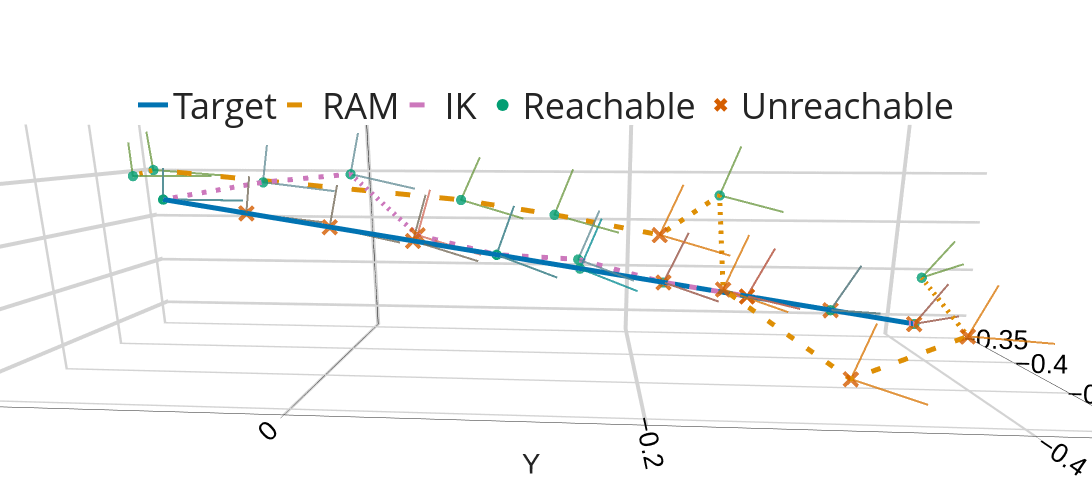

Notebook code cell kept with this figure:
### Code cell
import os
import pickle
from pathlib import Path

import matplotlib.pyplot as plt
import numpy as np
import plotly.graph_objects as go
import seaborn as sns
import torch

# ── helpers ──────────────────────────────────────────────────────────────────

def get_robust_l_frame(poses, axis_len=0.05):
    """Return L-frame line data and origins for a batch of 4×4 poses."""
    origins = poses[:, :3, 3]
    z_ends  = origins + poses[:, :3, 2] * axis_len
    x_ends  = origins + poses[:, :3, 0] * axis_len

    segments = torch.stack([z_ends, origins, x_ends], dim=1)
    nans     = torch.full((segments.shape[0], 1, 3), float("nan"), device=poses.device)
    line_data = torch.cat([segments, nans], dim=1).reshape(-1, 3).cpu().numpy()
    return line_data, origins.cpu().numpy()


def to_plotly_color(color):
    return f"rgb{tuple((255 * np.array(color)).astype(int).tolist())}"


# ── load data ─────────────────────────────────────────────────────────────────

morph             = pickle.load(open(save_dir / "ours"/ "morph.pkl",             "rb"))
target_trajectory = pickle.load(open(save_dir / "ours"/ "target_trajectory.pkl", "rb"))
trajectory        = pickle.load(open(save_dir/ "ours" / "trajectory.pkl",        "rb"))
last_reachability = pickle.load(open(save_dir/ "ours" / "last_reachability.pkl", "rb"))
base_trajectory   = pickle.load(open(Path(os.getcwd()) / "data" / "base" / "trajectory.pkl",        "rb"))
base_reachability = pickle.load(open(Path(os.getcwd()) / "data" / "base" / "last_reachability.pkl", "rb"))

true_reachability = inverse_kinematics(morph, target_trajectory)[1].cpu() != -1

# ── matplotlib style (for PDF export) ────────────────────────────────────────

sns.set_style("ticks")
plt.rcParams.update({
    "text.usetex": True,
    "font.family": "sans-serif",
    "font.sans-serif": ["Helvetica"],
    "pdf.fonttype": 42,
    "ps.fonttype": 42,
    "pgf.rcfonts": False,
    "text.latex.preamble": r"""
        \usepackage{amsmath}
        \usepackage{amssymb}
        \usepackage[T1]{fontenc}
        \usepackage{helvet}
        \renewcommand{\familydefault}{\sfdefault}
        \usepackage[italic]{mathastext}
    """,
    "font.size": 24,
    "axes.labelsize": 24,
    "legend.fontsize": 20,
    "axes.unicode_minus": False,
})

# ── style config ──────────────────────────────────────────────────────────────

colors  = sns.color_palette("colorblind")
palette = [
    to_plotly_color(colors[0]),  # Target  – solid blue
    to_plotly_color(colors[1]),  # NRM     – dashed orange
    to_plotly_color(colors[4]),  # IK      – dotted pink
]

color_reach   = to_plotly_color(colors[2])  # green
color_unreach = to_plotly_color(colors[3])  # red

# (name, color, dash, line_width)
trajectory_styles = [
    ("Target", palette[0], "solid", 10),
    ("RAM",    palette[1], "dash",  10),
    ("IK",     palette[2], "dash",   10),
]

trajectories = [target_trajectory.cpu(), trajectory.cpu(), base_trajectory.cpu()]
reachability = [true_reachability,       last_reachability, base_reachability]

# ── build figure ──────────────────────────────────────────────────────────────

fig = go.Figure()

# --- legend sentinel traces (define order and appearance) ---
for name, color, dash, lw in trajectory_styles:
    fig.add_trace(go.Scatter3d(
        x=[None], y=[None], z=[None],
        mode="lines",
        line=dict(color=color, width=lw, dash=dash),
        name=name,
    ))

# Reachable / unreachable sentinels with distinct marker symbols
fig.add_trace(go.Scatter3d(
    x=[None], y=[None], z=[None],
    mode="markers",
    marker=dict(color=color_reach,   size=50, symbol="circle"),
    name="Reachable",
))
fig.add_trace(go.Scatter3d(
    x=[None], y=[None], z=[None],
    mode="markers",
    marker=dict(color=color_unreach, size=50, symbol="x"),
    name="Unreachable",
))

# --- actual data traces ---
for (name, color, dash, lw), traj, reach in zip(trajectory_styles, trajectories, reachability):
    path_lines, origins = get_robust_l_frame(traj)

    # Main path
    fig.add_trace(go.Scatter3d(
        x=origins[:, 0], y=origins[:, 1], z=origins[:, 2],
        mode="lines",
        line=dict(color=color, width=lw, dash=dash),
        showlegend=False,
    ))

    # L-frame orientation indicators
    fig.add_trace(go.Scatter3d(
        x=path_lines[:, 0], y=path_lines[:, 1], z=path_lines[:, 2],
        mode="lines",
        line=dict(color=color, width=4),
        opacity=0.6,
        showlegend=False,
    ))

    # Reachable poses
    if torch.any(reach):
        r_lines, r_pts = get_robust_l_frame(traj[reach.cpu()])
        fig.add_trace(go.Scatter3d(
            x=r_pts[:, 0], y=r_pts[:, 1], z=r_pts[:, 2],
            mode="markers",
            marker=dict(color=color_reach, size=6, symbol="circle", opacity=0.8),
            showlegend=False,
        ))
        fig.add_trace(go.Scatter3d(
            x=r_lines[:, 0], y=r_lines[:, 1], z=r_lines[:, 2],
            mode="lines",
            line=dict(color=color_reach, width=4),
            opacity=0.4,
            showlegend=False,
        ))

    # Unreachable poses
    if torch.any(~reach):
        u_lines, u_pts = get_robust_l_frame(traj[~reach.cpu()])
        fig.add_trace(go.Scatter3d(
            x=u_pts[:, 0], y=u_pts[:, 1], z=u_pts[:, 2],
            mode="markers",
            marker=dict(color=color_unreach, size=6, symbol="x", opacity=0.8),
            showlegend=False,
        ))
        fig.add_trace(go.Scatter3d(
            x=u_lines[:, 0], y=u_lines[:, 1], z=u_lines[:, 2],
            mode="lines",
            line=dict(color=color_unreach, width=4),
            opacity=0.4,
            showlegend=False,
        ))

# ── layout ────────────────────────────────────────────────────────────────────

axis_common = dict(
    showgrid=True,
    gridcolor="lightgrey",
    gridwidth=8,
    zeroline=True,
    zerolinecolor="black",
    nticks=5,
    backgroundcolor="rgba(0,0,0,0)",
    tickfont=dict(size=18, family="Arial", color="black"),
)

fig.update_layout(
    template="simple_white",
    width=2000,
    height=500,
    scene=dict(
        xaxis=dict(title="<br><br>X", **axis_common),
        yaxis=dict(title="Y",         **axis_common),
        zaxis=dict(title="Z",         **axis_common),
        xaxis_showspikes=False,
        yaxis_showspikes=False,
        zaxis_showspikes=False,
        xaxis_title_font=dict(size=28, family="Arial"),
        yaxis_title_font=dict(size=28, family="Arial"),
        zaxis_title_font=dict(size=28, family="Arial"),
        aspectmode="manual",
        aspectratio=dict(x=1, y=4, z=1),
        camera=dict(
            center=dict(x=0, y=0, z=0),
            eye=dict(x=-2.402934340972093, y=-0.14253797828641002, z=0.4892977953085054),
            projection=dict(type="perspective"),
            up=dict(x=0, y=0, z=1),
        ),
    ),
    legend=dict(
        orientation="h",
        yanchor="top",
        y=0.85,
        xanchor="center",
        x=0.5,
        font=dict(size=36),
        itemsizing="constant",
        bgcolor="rgba(0,0,0,0)",
    ),
    margin=dict(l=0, r=0, b=0, t=0),
)

# ── export & show ─────────────────────────────────────────────────────────────

fig.write_image("trajectory_optimisation_qualitative.pdf", width=2000, height=600)

config = {
    "toImageButtonOptions": {
        "format":   "png",
        "filename": "trajectory_optimisation_qualitative",
        "height":   500,
        "width":    2000,
        "scale":    4,
    }
}
fig.show(config=config)

### Figure 1 — Plotly figure (JSON) as saved in the notebook; plotly's stock layout.template omitted (floating-point values rounded to 4 significant figures)
{"data": [{"line": {"color": "rgb(1, 115, 178)", "dash": "solid", "width": 10}, "mode": "lines", "name": "Target", "x": [null], "y": [null], "z": [null], "type": "scatter3d"}, {"line": {"color": "rgb(222, 143, 5)", "dash": "dash", "width": 10}, "mode": "lines", "name": "RAM", "x": [null], "y": [null], "z": [null], "type": "scatter3d"}, {"line": {"color": "rgb(204, 120, 188)", "dash": "dash", "width": 10}, "mode": "lines", "name": "IK", "x": [null], "y": [null], "z": [null], "type": "scatter3d"}, {"marker": {"color": "rgb(2, 158, 115)", "size": 50, "symbol": "circle"}, "mode": "markers", "name": "Reachable", "x": [null], "y": [null], "z": [null], "type": "scatter3d"}, {"marker": {"color": "rgb(213, 94, 0)", "size": 50, "symbol": "x"}, "mode": "markers", "name": "Unreachable", "x": [null], "y": [null], "z": [null], "type": "scatter3d"}, {"line": {"color": "rgb(1, 115, 178)", "dash": "solid", "width": 10}, "mode": "lines", "showlegend": false, "x": [-0.394, -0.3955, -0.397, -0.3985, -0.3999, -0.4014, -0.4029, -0.4044, -0.4058, -0.4073], "y": [-0.3929, -0.3355, -0.2781, -0.2207, -0.1633, -0.1059, -0.04854, 0.008853, 0.06625, 0.1236], "z": [-0.2886, -0.2757, -0.2628, -0.2499, -0.237, -0.2241, -0.2112, -0.1983, -0.1854, -0.1725], "type": "scatter3d"}, {"line": {"color": "rgb(1, 115, 178)", "width": 4}, "mode": "lines", "opacity": 0.6, "showlegend": false, "x": [-0.4368, -0.394, -0.3724, NaN, -0.4415, -0.3955, -0.3758, NaN, -0.4422, -0.397, -0.3815, NaN, -0.4391, -0.3985, -0.389, NaN, -0.4325, -0.3999, -0.3978, NaN, -0.4232, -0.4014, -0.4072, NaN, -0.4121, -0.4029, -0.4166, NaN, -0.4004, -0.4044, -0.4251, NaN, -0.3894, -0.4058, -0.4322, NaN, -0.3801, -0.4073, -0.4373, NaN], "y": [-0.396, -0.3929, -0.4245, NaN, -0.3469, -0.3355, -0.3617, NaN, -0.2985, -0.2781, -0.2994, NaN, -0.2498, -0.2207, -0.2379, NaN, -0.2001, -0.1633, -0.1777, NaN, -0.1486, -0.1059, -0.1191, NaN, -0.0949, -0.04854, -0.06204, NaN, -0.03859, 0.008853, -0.006644, NaN, 0.02043, 0.06625, 0.04733, NaN, 0.082, 0.1236, 0.1002, NaN], "z": [-0.2628, -0.2886, -0.2565, NaN, -0.2597, -0.2757, -0.238, NaN, -0.2565, -0.2628, -0.2203, NaN, -0.2524, -0.2499, -0.2039, NaN, -0.2466, -0.237, -0.1892, NaN, -0.2384, -0.2241, -0.1762, NaN, -0.2275, -0.2112, -0.165, NaN, -0.2136, -0.1983, -0.1555, NaN, -0.1968, -0.1854, -0.1473, NaN, -0.1775, -0.1725, -0.14, NaN], "type": "scatter3d"}, {"marker": {"color": "rgb(2, 158, 115)", "opacity": 0.8, "size": 6, "symbol": "circle"}, "mode": "markers", "showlegend": false, "x": [-0.394, -0.3985, -0.3999, -0.4014, -0.4073], "y": [-0.3929, -0.2207, -0.1633, -0.1059, 0.1236], "z": [-0.2886, -0.2499, -0.237, -0.2241, -0.1725], "type": "scatter3d"}, {"line": {"color": "rgb(2, 158, 115)", "width": 4}, "mode": "lines", "opacity": 0.4, "showlegend": false, "x": [-0.4368, -0.394, -0.3724, NaN, -0.4391, -0.3985, -0.389, NaN, -0.4325, -0.3999, -0.3978, NaN, -0.4232, -0.4014, -0.4072, NaN, -0.3801, -0.4073, -0.4373, NaN], "y": [-0.396, -0.3929, -0.4245, NaN, -0.2498, -0.2207, -0.2379, NaN, -0.2001, -0.1633, -0.1777, NaN, -0.1486, -0.1059, -0.1191, NaN, 0.082, 0.1236, 0.1002, NaN], "z": [-0.2628, -0.2886, -0.2565, NaN, -0.2524, -0.2499, -0.2039, NaN, -0.2466, -0.237, -0.1892, NaN, -0.2384, -0.2241, -0.1762, NaN, -0.1775, -0.1725, -0.14, NaN], "type": "scatter3d"}, {"marker": {"color": "rgb(213, 94, 0)", "opacity": 0.8, "size": 6, "symbol": "x"}, "mode": "markers", "showlegend": false, "x": [-0.3955, -0.397, -0.4029, -0.4044, -0.4058], "y": [-0.3355, -0.2781, -0.04854, 0.008853, 0.06625], "z": [-0.2757, -0.2628, -0.2112, -0.1983, -0.1854], "type": "scatter3d"}, {"line": {"color": "rgb(213, 94, 0)", "width": 4}, "mode": "lines", "opacity": 0.4, "showlegend": false, "x": [-0.4415, -0.3955, -0.3758, NaN, -0.4422, -0.397, -0.3815, NaN, -0.4121, -0.4029, -0.4166, NaN, -0.4004, -0.4044, -0.4251, NaN, -0.3894, -0.4058, -0.4322, NaN], "y": [-0.3469, -0.3355, -0.3617, NaN, -0.2985, -0.2781, -0.2994, NaN, -0.0949, -0.04854, -0.06204, NaN, -0.03859, 0.008853, -0.006644, NaN, 0.02043, 0.06625, 0.04733, NaN], "z": [-0.2597, -0.2757, -0.238, NaN, -0.2565, -0.2628, -0.2203, NaN, -0.2275, -0.2112, -0.165, NaN, -0.2136, -0.1983, -0.1555, NaN, -0.1968, -0.1854, -0.1473, NaN], "type": "scatter3d"}, {"line": {"color": "rgb(222, 143, 5)", "dash": "dash", "width": 10}, "mode": "lines", "showlegend": false, "x": [-0.3688, -0.4575, -0.4472, -0.4306, -0.3628, -0.3936, -0.3673, -0.3624, -0.3694, -0.3885], "y": [-0.4076, -0.39, -0.3309, -0.254, -0.2631, -0.2176, -0.1443, -0.07477, 0.1546, 0.1569], "z": [-0.2514, -0.271, -0.3162, -0.2444, -0.1716, -0.2051, -0.1917, -0.178, -0.1481, -0.1524], "type": "scatter3d"}, {"line": {"color": "rgb(222, 143, 5)", "width": 4}, "mode": "lines", "opacity": 0.6, "showlegend": false, "x": [-0.4111, -0.3688, -0.3472, NaN, -0.5023, -0.4575, -0.4354, NaN, -0.4914, -0.4472, -0.4317, NaN, -0.4724, -0.4306, -0.4234, NaN, -0.3969, -0.3628, -0.3638, NaN, -0.4138, -0.3936, -0.3955, NaN, -0.3768, -0.3673, -0.3786, NaN, -0.364, -0.3624, -0.3775, NaN, -0.3509, -0.3694, -0.3956, NaN, -0.3607, -0.3885, -0.4181, NaN], "y": [-0.4099, -0.4076, -0.4397, NaN, -0.4052, -0.39, -0.4174, NaN, -0.3534, -0.3309, -0.3502, NaN, -0.2813, -0.254, -0.2698, NaN, -0.2982, -0.2631, -0.276, NaN, -0.2612, -0.2176, -0.2318, NaN, -0.1908, -0.1443, -0.1577, NaN, -0.1212, -0.07477, -0.09204, NaN, 0.1088, 0.1546, 0.1376, NaN, 0.1155, 0.1569, 0.1351, NaN], "z": [-0.2248, -0.2514, -0.2197, NaN, -0.2549, -0.271, -0.2356, NaN, -0.3103, -0.3162, -0.2727, NaN, -0.2472, -0.2444, -0.1975, NaN, -0.1817, -0.1716, -0.1233, NaN, -0.2189, -0.2051, -0.1572, NaN, -0.2073, -0.1917, -0.1449, NaN, -0.1966, -0.178, -0.1336, NaN, -0.1557, -0.1481, -0.1091, NaN, -0.1549, -0.1524, -0.1185, NaN], "type": "scatter3d"}, {"marker": {"color": "rgb(2, 158, 115)", "opacity": 0.8, "size": 6, "symbol": "circle"}, "mode": "markers", "showlegend": false, "x": [-0.3688, -0.3628, -0.3673, -0.3624, -0.3694, -0.3885], "y": [-0.4076, -0.2631, -0.1443, -0.07477, 0.1546, 0.1569], "z": [-0.2514, -0.1716, -0.1917, -0.178, -0.1481, -0.1524], "type": "scatter3d"}, {"line": {"color": "rgb(2, 158, 115)", "width": 4}, "mode": "lines", "opacity": 0.4, "showlegend": false, "x": [-0.4111, -0.3688, -0.3472, NaN, -0.3969, -0.3628, -0.3638, NaN, -0.3768, -0.3673, -0.3786, NaN, -0.364, -0.3624, -0.3775, NaN, -0.3509, -0.3694, -0.3956, NaN, -0.3607, -0.3885, -0.4181, NaN], "y": [-0.4099, -0.4076, -0.4397, NaN, -0.2982, -0.2631, -0.276, NaN, -0.1908, -0.1443, -0.1577, NaN, -0.1212, -0.07477, -0.09204, NaN, 0.1088, 0.1546, 0.1376, NaN, 0.1155, 0.1569, 0.1351, NaN], "z": [-0.2248, -0.2514, -0.2197, NaN, -0.1817, -0.1716, -0.1233, NaN, -0.2073, -0.1917, -0.1449, NaN, -0.1966, -0.178, -0.1336, NaN, -0.1557, -0.1481, -0.1091, NaN, -0.1549, -0.1524, -0.1185, NaN], "type": "scatter3d"}, {"marker": {"color": "rgb(213, 94, 0)", "opacity": 0.8, "size": 6, "symbol": "x"}, "mode": "markers", "showlegend": false, "x": [-0.4575, -0.4472, -0.4306, -0.3936], "y": [-0.39, -0.3309, -0.254, -0.2176], "z": [-0.271, -0.3162, -0.2444, -0.2051], "type": "scatter3d"}, {"line": {"color": "rgb(213, 94, 0)", "width": 4}, "mode": "lines", "opacity": 0.4, "showlegend": false, "x": [-0.5023, -0.4575, -0.4354, NaN, -0.4914, -0.4472, -0.4317, NaN, -0.4724, -0.4306, -0.4234, NaN, -0.4138, -0.3936, -0.3955, NaN], "y": [-0.4052, -0.39, -0.4174, NaN, -0.3534, -0.3309, -0.3502, NaN, -0.2813, -0.254, -0.2698, NaN, -0.2612, -0.2176, -0.2318, NaN], "z": [-0.2549, -0.271, -0.2356, NaN, -0.3103, -0.3162, -0.2727, NaN, -0.2472, -0.2444, -0.1975, NaN, -0.2189, -0.2051, -0.1572, NaN], "type": "scatter3d"}, {"line": {"color": "rgb(204, 120, 188)", "dash": "dash", "width": 10}, "mode": "lines", "showlegend": false, "x": [-0.394, -0.3955, -0.397, -0.3985, -0.3893, -0.4014, -0.3924, -0.3581, -0.3793, -0.407], "y": [-0.3929, -0.3355, -0.2781, -0.2207, -0.162, -0.1059, -0.04897, 0.009078, 0.06618, 0.1237], "z": [-0.2886, -0.2758, -0.2628, -0.2499, -0.2312, -0.2241, -0.2081, -0.1527, -0.159, -0.1726], "type": "scatter3d"}, {"line": {"color": "rgb(204, 120, 188)", "width": 4}, "mode": "lines", "opacity": 0.6, "showlegend": false, "x": [-0.4368, -0.394, -0.3724, NaN, -0.4414, -0.3955, -0.3758, NaN, -0.4422, -0.397, -0.3815, NaN, -0.4391, -0.3985, -0.389, NaN, -0.422, -0.3893, -0.3871, NaN, -0.4232, -0.4014, -0.4072, NaN, -0.4017, -0.3924, -0.406, NaN, -0.3543, -0.3581, -0.3801, NaN, -0.3623, -0.3793, -0.406, NaN, -0.3798, -0.407, -0.437, NaN], "y": [-0.396, -0.3929, -0.4245, NaN, -0.347, -0.3355, -0.3617, NaN, -0.2985, -0.2781, -0.2994, NaN, -0.2498, -0.2207, -0.2379, NaN, -0.1985, -0.162, -0.1764, NaN, -0.1486, -0.1059, -0.1191, NaN, -0.09531, -0.04897, -0.0625, NaN, -0.03836, 0.009078, -0.006335, NaN, 0.02045, 0.06618, 0.0472, NaN, 0.08206, 0.1237, 0.1002, NaN], "z": [-0.2628, -0.2886, -0.2565, NaN, -0.2597, -0.2758, -0.238, NaN, -0.2565, -0.2628, -0.2203, NaN, -0.2524, -0.2499, -0.2039, NaN, -0.2407, -0.2312, -0.1834, NaN, -0.2384, -0.2241, -0.1762, NaN, -0.2244, -0.2081, -0.1619, NaN, -0.168, -0.1527, -0.1105, NaN, -0.1699, -0.159, -0.1212, NaN, -0.1775, -0.1726, -0.1401, NaN], "type": "scatter3d"}, {"marker": {"color": "rgb(2, 158, 115)", "opacity": 0.8, "size": 6, "symbol": "circle"}, "mode": "markers", "showlegend": false, "x": [-0.3955, -0.3893, -0.4014, -0.3581, -0.3793, -0.407], "y": [-0.3355, -0.162, -0.1059, 0.009078, 0.06618, 0.1237], "z": [-0.2758, -0.2312, -0.2241, -0.1527, -0.159, -0.1726], "type": "scatter3d"}, {"line": {"color": "rgb(2, 158, 115)", "width": 4}, "mode": "lines", "opacity": 0.4, "showlegend": false, "x": [-0.4414, -0.3955, -0.3758, NaN, -0.422, -0.3893, -0.3871, NaN, -0.4232, -0.4014, -0.4072, NaN, -0.3543, -0.3581, -0.3801, NaN, -0.3623, -0.3793, -0.406, NaN, -0.3798, -0.407, -0.437, NaN], "y": [-0.347, -0.3355, -0.3617, NaN, -0.1985, -0.162, -0.1764, NaN, -0.1486, -0.1059, -0.1191, NaN, -0.03836, 0.009078, -0.006335, NaN, 0.02045, 0.06618, 0.0472, NaN, 0.08206, 0.1237, 0.1002, NaN], "z": [-0.2597, -0.2758, -0.238, NaN, -0.2407, -0.2312, -0.1834, NaN, -0.2384, -0.2241, -0.1762, NaN, -0.168, -0.1527, -0.1105, NaN, -0.1699, -0.159, -0.1212, NaN, -0.1775, -0.1726, -0.1401, NaN], "type": "scatter3d"}, {"marker": {"color": "rgb(213, 94, 0)", "opacity": 0.8, "size": 6, "symbol": "x"}, "mode": "markers", "showlegend": false, "x": [-0.394, -0.397, -0.3985, -0.3924], "y": [-0.3929, -0.2781, -0.2207, -0.04897], "z": [-0.2886, -0.2628, -0.2499, -0.2081], "type": "scatter3d"}, {"line": {"color": "rgb(213, 94, 0)", "width": 4}, "mode": "lines", "opacity": 0.4, "showlegend": false, "x": [-0.4368, -0.394, -0.3724, NaN, -0.4422, -0.397, -0.3815, NaN, -0.4391, -0.3985, -0.389, NaN, -0.4017, -0.3924, -0.406, NaN], "y": [-0.396, -0.3929, -0.4245, NaN, -0.2985, -0.2781, -0.2994, NaN, -0.2498, -0.2207, -0.2379, NaN, -0.09531, -0.04897, -0.0625, NaN], "z": [-0.2628, -0.2886, -0.2565, NaN, -0.2565, -0.2628, -0.2203, NaN, -0.2524, -0.2499, -0.2039, NaN, -0.2244, -0.2081, -0.1619, NaN], "type": "scatter3d"}], "layout": {"scene": {"xaxis": {"tickfont": {"size": 18, "family": "Arial", "color": "black"}, "title": {"text": "<br><br>X", "font": {"size": 28, "family": "Arial"}}, "showgrid": true, "gridcolor": "lightgrey", "gridwidth": 8, "zeroline": true, "zerolinecolor": "black", "nticks": 5, "backgroundcolor": "rgba(0,0,0,0)", "showspikes": false}, "yaxis": {"tickfont": {"size": 18, "family": "Arial", "color": "black"}, "title": {"text": "Y", "font": {"size": 28, "family": "Arial"}}, "showgrid": true, "gridcolor": "lightgrey", "gridwidth": 8, "zeroline": true, "zerolinecolor": "black", "nticks": 5, "backgroundcolor": "rgba(0,0,0,0)", "showspikes": false}, "zaxis": {"tickfont": {"size": 18, "family": "Arial", "color": "black"}, "title": {"text": "Z", "font": {"size": 28, "family": "Arial"}}, "showgrid": true, "gridcolor": "lightgrey", "gridwidth": 8, "zeroline": true, "zerolinecolor": "black", "nticks": 5, "backgroundcolor": "rgba(0,0,0,0)", "showspikes": false}, "aspectratio": {"x": 1, "y": 4, "z": 1}, "camera": {"center": {"x": 0, "y": 0, "z": 0}, "eye": {"x": -2.403, "y": -0.1425, "z": 0.4893}, "projection": {"type": "perspective"}, "up": {"x": 0, "y": 0, "z": 1}}, "aspectmode": "manual"}, "legend": {"font": {"size": 36}, "orientation": "h", "yanchor": "top", "y": 0.85, "xanchor": "center", "x": 0.5, "itemsizing": "constant", "bgcolor": "rgba(0,0,0,0)"}, "margin": {"l": 0, "r": 0, "b": 0, "t": 0}, "width": 2000, "height": 500}}
